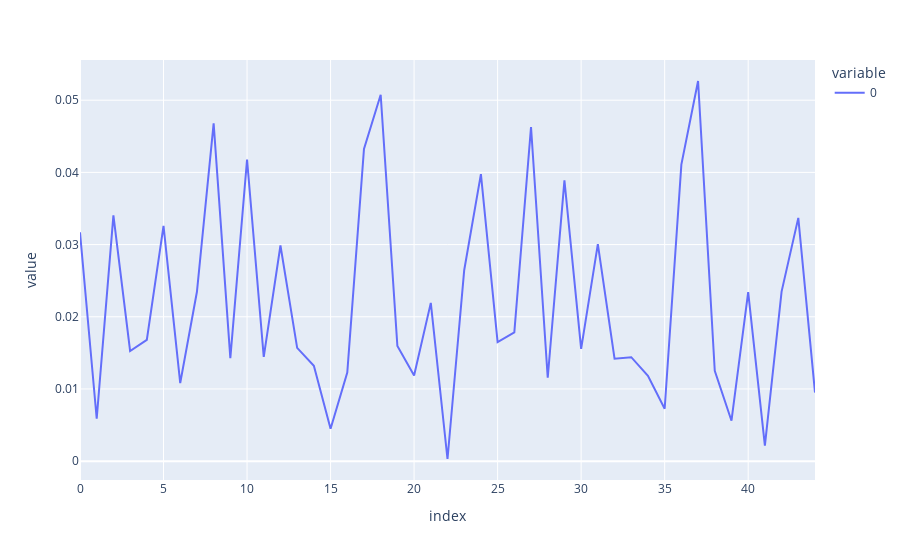

Write notebook code for a chart like this one.
### Code cell
px.line(test_losses[50:])

### Figure 1 — Plotly figure (JSON) as saved in the notebook; plotly's stock layout.template omitted (floating-point values rounded to 4 significant figures)
{"data": [{"hovertemplate": "variable=0<br>index=%{x}<br>value=%{y}<extra></extra>", "legendgroup": "0", "line": {"color": "#636efa", "dash": "solid"}, "marker": {"symbol": "circle"}, "mode": "lines", "name": "0", "orientation": "v", "showlegend": true, "type": "scatter", "x": [0, 1, 2, 3, 4, 5, 6, 7, 8, 9, 10, 11, 12, 13, 14, 15, 16, 17, 18, 19, 20, 21, 22, 23, 24, 25, 26, 27, 28, 29, 30, 31, 32, 33, 34, 35, 36, 37, 38, 39, 40, 41, 42, 43, 44], "xaxis": "x", "y": [0.0317, 0.005875, 0.03405, 0.01526, 0.01679, 0.0326, 0.01082, 0.02346, 0.04678, 0.01428, 0.04178, 0.01443, 0.02987, 0.0157, 0.0132, 0.004489, 0.01227, 0.04324, 0.05075, 0.01596, 0.01186, 0.02193, 0.0002978, 0.02644, 0.03977, 0.01649, 0.01784, 0.04628, 0.01155, 0.03888, 0.01556, 0.03005, 0.01419, 0.0144, 0.01183, 0.007252, 0.04108, 0.05266, 0.01251, 0.0056, 0.02343, 0.002156, 0.02348, 0.0337, 0.009494], "yaxis": "y"}], "layout": {"legend": {"title": {"text": "variable"}, "tracegroupgap": 0}, "margin": {"t": 60}, "xaxis": {"anchor": "y", "domain": [0, 1], "title": {"text": "index"}}, "yaxis": {"anchor": "x", "domain": [0, 1], "title": {"text": "value"}}}}
